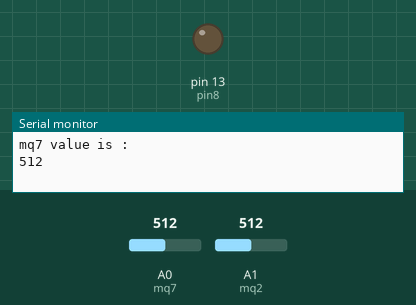
Recording of a sketch running on a simulated Arduino Uno, built with avr-gcc and run on an emulated ATmega328P. On the bench: output pins drawn as LEDs (lit = HIGH), the last lines printed to the serial monitor. Inputs (shaded band) come from the test bench; at power-on: A0 (mq7) = 512, A1 (mq2) = 512.

Above: at 0.1 s.
At 1.1 s:
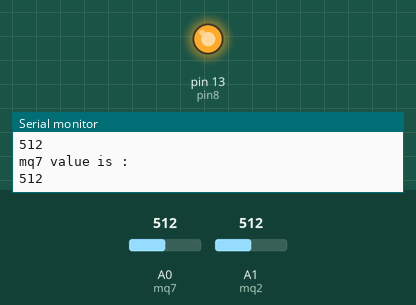
Timing chart, 0 to 2.6 s (numbered marks = the images above):
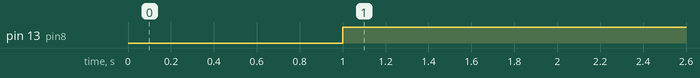

Measured:
- by itself, pin 13 (pin8): LOW → HIGH at 1.0 s

The sketch:

Gas_sensor.ino
```cpp
// Digital pin 8 will be called 'pin8'
int pin8 = 13;
int mq7 = A0;
// Analog pin 0 will be called 'sensor'
int mq2 = A1;
// Set the initial sensorValue to 0
int sensorValue = 0;
int sensorValue2 = 0;

// The setup routine runs once when you press reset
void setup() {
  // Initialize the digital pin 8 as an output
  pinMode(pin8, OUTPUT);
  // Initialize serial communication at 9600 bits per second
  Serial.begin(9600);
}

// The loop routine runs over and over again forever
void loop() {
  // Read the input on analog pin 0 (named 'sensor')
  sensorValue = analogRead(mq7);
  sensorValue2 = analogRead(mq2);

  // Print out the value you read
  Serial.println("mq7 value is : ");
  Serial.println(sensorValue, DEC);
  delay(500);
    Serial.println("mq2 value is : ");
  Serial.println(sensorValue2, DEC);
  delay(500);
  // If sensorValue is greater than 500
  if (sensorValue > 500) {
    // Activate digital output pin 8 - the LED will light up
    digitalWrite(pin8, HIGH);
  }
  else {
    // Deactivate digital output pin 8 - the LED will not light up
    digitalWrite(pin8, LOW);
  }

}
```
